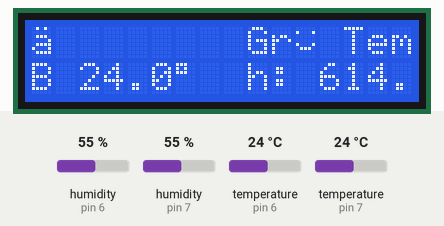
Simulated run of this sketch. Board: Arduino Uno, built with avr-gcc and run on an emulated ATmega328P. Shown: 16×2 character LCD. Wiring (inferred from the names in the program): 2 × DHT11 sensor: data pin 6 / data pin 7. The test bench sets the inputs (shaded band); at power-on: temperature (sensors on pin 6, pin 7) 24 °C, humidity (sensors on pin 6, pin 7) 55 %.

Above: at 5.3 s.
5.4 s: temperature (sensor on pin 6) set to 28 °C
At 7.2 s:
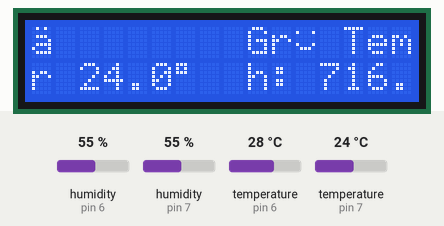
9.6 s: temperature (sensor on pin 7) set to 12 °C
At 11.4 s:
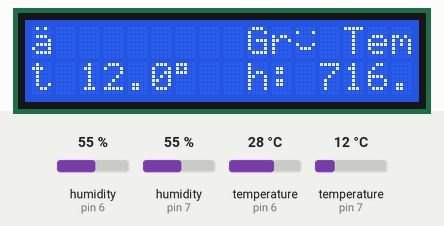
13.1 s: temperature (sensor on pin 6) set to 33 °C
At 15.4 s:
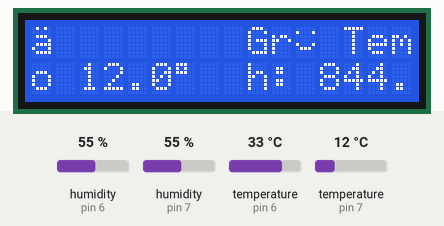
16.4 s: temperature (sensor on pin 7) set to 19 °C
At 17.9 s:
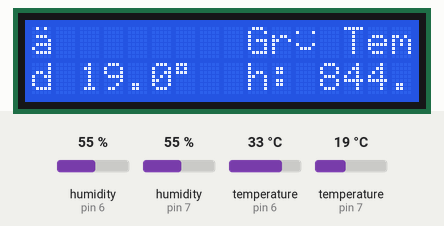
18.5 s: temperature (sensor on pin 6) set to 41 °C
At 20.0 s:
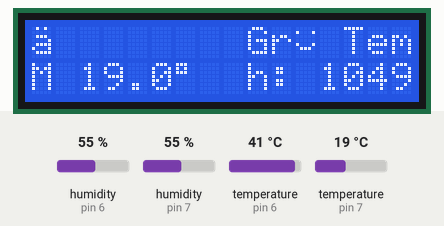
21.7 s: temperature (sensor on pin 7) set to 28 °C
At 24.3 s:
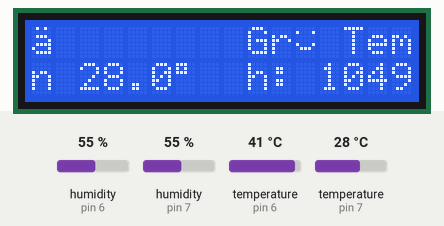
Timing chart, 0 to 24.9 s (numbered marks = the images above; inputs shaded):
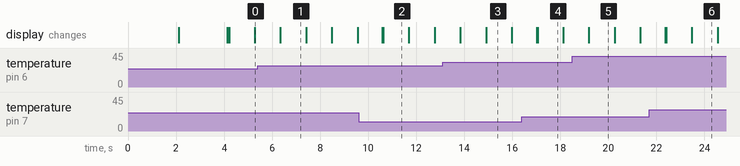

Measured:
- what the display in image 1 shows lasts 1.1 s, from 6.3 s to 7.4 s

The sketch:

Test1.ino
```cpp
#include <dht.h>
dht DHT;
#define DHT22_PIN 6
#define DHT11_PIN 7

#include <Wire.h>
#include <LiquidCrystal_I2C.h>

LiquidCrystal_I2C lcd(0x27, 2, 1, 0, 4, 5, 6, 7, 3, POSITIVE);

byte smiley[8] = {
  B00000,
  B10001,
  B00000,
  B00000,
  B10001,
  B01110,
  B00000,
};

void setup() {
  lcd.createChar(0, smiley);
  lcd.begin(16, 2);
  lcd.write(byte(0));
delay(2000);
  lcd.backlight();
  lcd.clear();
  lcd.setCursor(8,0);
  lcd.print("DHT");
  lcd.setCursor(4,1);
  lcd.print("Test Program");
  lcd.setCursor(0,3);
  lcd.print("Lib version:");
  lcd.setCursor(13,3);
  lcd.print(DHT_LIB_VERSION);
  delay(2000);
  lcd.clear();


  lcd.setCursor(0,0);
  lcd.print((char)0B11100001);
  lcd.setCursor(6,1);
  lcd.print((char)223);
  lcd.setCursor(9,0);
  lcd.print("Gr");
  lcd.write(byte(0));
  lcd.print(" Temp");
  lcd.setCursor(16,1);
  lcd.print((char)223);
  lcd.setCursor(9,2);
  lcd.print("l:");
  lcd.setCursor(16,2);
  lcd.print((char)223);
  lcd.setCursor(9,3);
  lcd.print("h:");
  lcd.setCursor(16,3);
  lcd.print((char)223);
}

char rulle[] = {
  'M','B','r','o','n','d','t'};
float lowT = 99.9;
float highT = -99.9;
int rulleId = 0;
long previousMillis = 0;

void loop() {
  {
    unsigned long currentMillis = millis();

    if(currentMillis - previousMillis > 1000) {
      previousMillis = currentMillis;


      lcd.setCursor(2,1);
      callDHT11();
      lcd.print(DHT.temperature, 1);
      callDHT22();
      lcd.setCursor(12,1);
      lcd.print(DHT.temperature, 1);
      if (DHT.temperature < lowT) {
        lowT = DHT.temperature;
      }
      if (DHT.temperature > highT) {
        highT = DHT.temperature;
      }
      lcd.setCursor(12,2);
      lcd.print(lowT,1);
      lcd.setCursor(12,3);
      lcd.print(highT,1);
    }
    lcd.setCursor(0,3);
    lcd.print(rulle[rulleId++]);
    if (rulleId >= sizeof(rulle)) {
      rulleId = 0;
    }
    delay(1000);
  }
}

void callDHT22() {
  int chk = DHT.read22(DHT22_PIN);
  switch (chk)
  {
  case DHTLIB_OK:
    Serial.print("OK,\t");
    break;
  case DHTLIB_ERROR_CHECKSUM:
    Serial.print("Checksum error,\t");
    break;
  case DHTLIB_ERROR_TIMEOUT:
    Serial.print("Time out error,\t");
    break;
  default:
    Serial.print("Unknown error,\t");
    break;
  }

}

void callDHT11() {
  int chk = DHT.read11(DHT11_PIN);
  switch (chk)
  {
  case DHTLIB_OK:
    Serial.print("OK,\t");
    break;
  case DHTLIB_ERROR_CHECKSUM:
    Serial.print("Checksum error,\t");
    break;
  case DHTLIB_ERROR_TIMEOUT:
    Serial.print("Time out error,\t");
    break;
  default:
    Serial.print("Unknown error,\t");
    break;
  }
}
```
